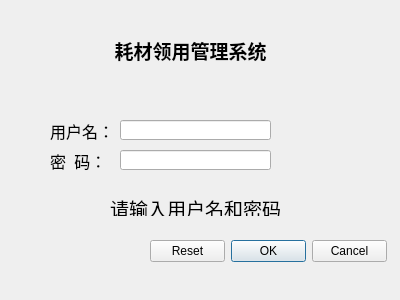
<?xml version="1.0" encoding="UTF-8"?>
<ui version="4.0">
 <class>login</class>
 <widget class="QDialog" name="login">
  <property name="geometry">
   <rect>
    <x>0</x>
    <y>0</y>
    <width>400</width>
    <height>300</height>
   </rect>
  </property>
  <property name="windowTitle">
   <string>登录</string>
  </property>
  <widget class="QDialogButtonBox" name="buttonBox">
   <property name="geometry">
    <rect>
     <x>150</x>
     <y>240</y>
     <width>237</width>
     <height>23</height>
    </rect>
   </property>
   <property name="sizePolicy">
    <sizepolicy hsizetype="Expanding" vsizetype="Fixed">
     <horstretch>0</horstretch>
     <verstretch>0</verstretch>
    </sizepolicy>
   </property>
   <property name="layoutDirection">
    <enum>Qt::LeftToRight</enum>
   </property>
   <property name="orientation">
    <enum>Qt::Horizontal</enum>
   </property>
   <property name="standardButtons">
    <set>QDialogButtonBox::Cancel|QDialogButtonBox::Ok|QDialogButtonBox::Reset</set>
   </property>
   <property name="centerButtons">
    <bool>false</bool>
   </property>
  </widget>
  <widget class="QLabel" name="label">
   <property name="geometry">
    <rect>
     <x>110</x>
     <y>30</y>
     <width>161</width>
     <height>41</height>
    </rect>
   </property>
   <property name="font">
    <font>
     <family>微软雅黑</family>
     <pointsize>14</pointsize>
     <weight>75</weight>
     <bold>true</bold>
    </font>
   </property>
   <property name="text">
    <string>耗材领用管理系统</string>
   </property>
   <property name="alignment">
    <set>Qt::AlignCenter</set>
   </property>
  </widget>
  <widget class="QLabel" name="label_2">
   <property name="enabled">
    <bool>true</bool>
   </property>
   <property name="geometry">
    <rect>
     <x>110</x>
     <y>200</y>
     <width>181</width>
     <height>16</height>
    </rect>
   </property>
   <property name="font">
    <font>
     <family>华文行楷</family>
     <pointsize>14</pointsize>
    </font>
   </property>
   <property name="text">
    <string>请输入用户名和密码</string>
   </property>
  </widget>
  <widget class="QLabel" name="label_3">
   <property name="geometry">
    <rect>
     <x>50</x>
     <y>120</y>
     <width>61</width>
     <height>21</height>
    </rect>
   </property>
   <property name="sizePolicy">
    <sizepolicy hsizetype="Preferred" vsizetype="Preferred">
     <horstretch>0</horstretch>
     <verstretch>0</verstretch>
    </sizepolicy>
   </property>
   <property name="font">
    <font>
     <family>宋体</family>
     <pointsize>12</pointsize>
    </font>
   </property>
   <property name="mouseTracking">
    <bool>false</bool>
   </property>
   <property name="tabletTracking">
    <bool>false</bool>
   </property>
   <property name="autoFillBackground">
    <bool>false</bool>
   </property>
   <property name="text">
    <string>用户名：</string>
   </property>
   <property name="scaledContents">
    <bool>false</bool>
   </property>
   <property name="wordWrap">
    <bool>false</bool>
   </property>
   <property name="openExternalLinks">
    <bool>false</bool>
   </property>
  </widget>
  <widget class="QLabel" name="label_4">
   <property name="geometry">
    <rect>
     <x>50</x>
     <y>150</y>
     <width>61</width>
     <height>21</height>
    </rect>
   </property>
   <property name="sizePolicy">
    <sizepolicy hsizetype="Preferred" vsizetype="Preferred">
     <horstretch>0</horstretch>
     <verstretch>0</verstretch>
    </sizepolicy>
   </property>
   <property name="font">
    <font>
     <family>宋体</family>
     <pointsize>12</pointsize>
    </font>
   </property>
   <property name="text">
    <string>密  码：</string>
   </property>
  </widget>
  <widget class="QLineEdit" name="lineEdit">
   <property name="geometry">
    <rect>
     <x>120</x>
     <y>120</y>
     <width>151</width>
     <height>20</height>
    </rect>
   </property>
   <property name="maxLength">
    <number>5</number>
   </property>
  </widget>
  <widget class="QLineEdit" name="lineEdit2">
   <property name="geometry">
    <rect>
     <x>120</x>
     <y>150</y>
     <width>151</width>
     <height>20</height>
    </rect>
   </property>
   <property name="echoMode">
    <enum>QLineEdit::Password</enum>
   </property>
  </widget>
 </widget>
 <resources/>
 <connections/>
</ui>
